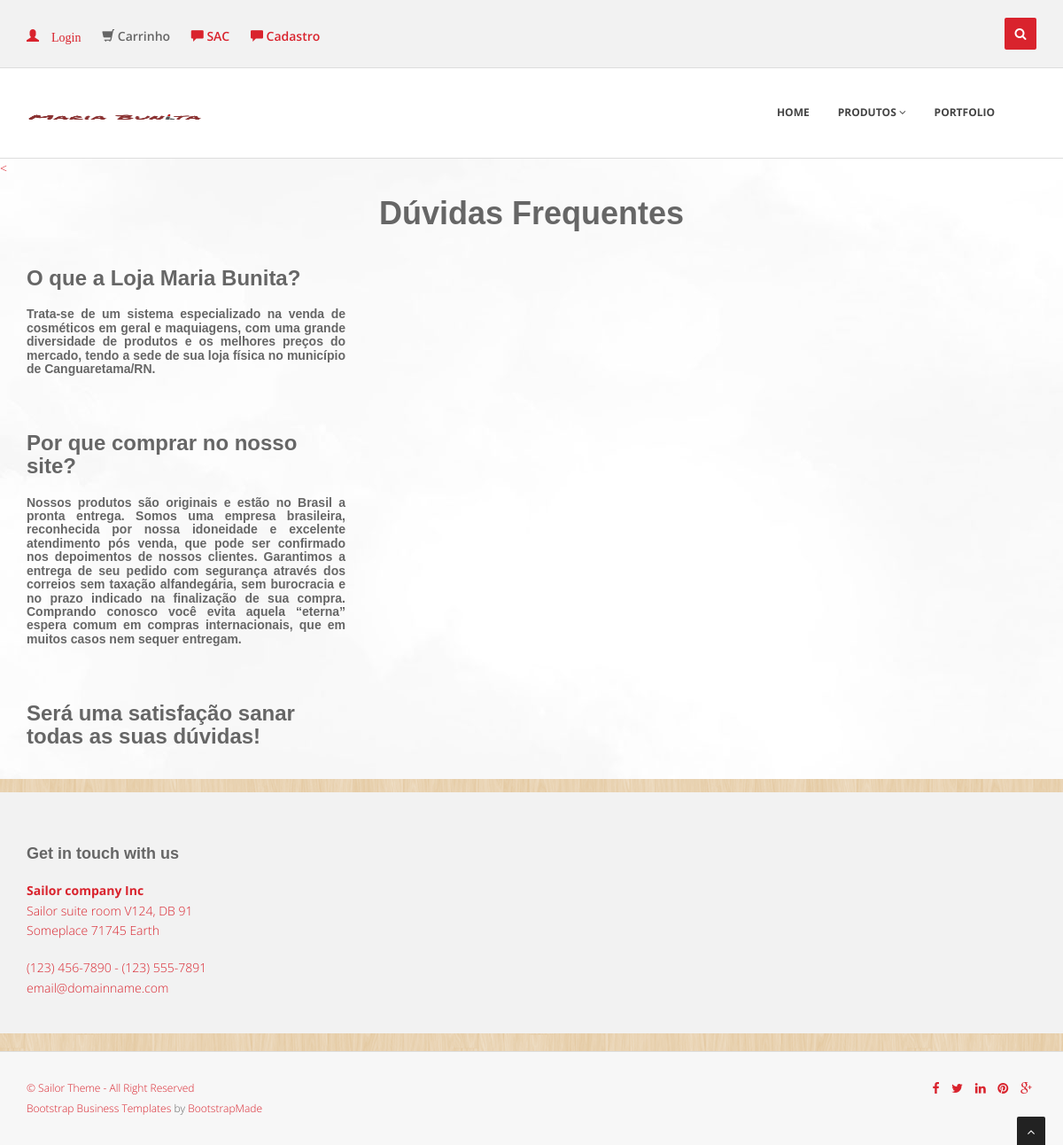
The page /sac/ on the database its author committed.
### core/models.py (models this page shows, shortened)
class Sac(models.Model):
    perguntas=models.CharField('Perguntas', max_length=500)
    resposta= models.CharField('Resposta', max_length=4000)
    class Meta:
        verbose_name='Sac'
        verbose_name_plural= 'Sac'

### core/views.py (the view)
# urls.py: url(r'^sac/$', views.sac, name="sac"),
def sac(request):
    sac= Sac.objects.all()
    context = {
    'sac' : sac
    }
    return render(request, 'sac.html', context)

### core/templates/sac.html (shortened to what this page needs)
{% extends "base.html" %}
{% load static %}
{% block conteudo %}
<<h1> <center>Dúvidas Frequentes </center></h1>
<div class="container">
<div class="row mt">
<div class="col-lg-4">
{% for sac1 in sac %}
<h3>{{sac1.perguntas}}</h3>
<h5 style= "text-align: justify;">{{sac1.resposta}}</h5>
<br/>
{%endfor%}
<h3>Será uma satisfação sanar todas as suas dúvidas!</h3>
</div>
</div>
</div>
{%endblock%}

### core/static/css/style.css (style rules this page uses)
body { font-family:'Open Sans', Arial, sans-serif; font-size:14px; font-weight:300; line-height:1.6em; color:#656565; }
h1,h2, h3, h4, h5, h6 { font-family:'Arial', sans-serif; font-weight:700; line-height:1.1em; color:#666; margin-bottom: 20px; }
.row,.row-fluid { margin-bottom:30px; }

### core/static/bodybg/bg1.css (style rules this page uses)
body { background: url(../img/bodybg/bg1.png) repeat left top; }

### rows shown on the page
Sac: perguntas "O que a Loja Maria Bunita?", resposta "Trata-se de um sistema especializado na venda de cosméticos em geral e maquiagens, com uma grande diversidade de produtos e os melhores preços do mercado, tendo a sede de sua loja física no município de Canguaretama/RN."
Sac: perguntas "Por que comprar no nosso site?", resposta "Nossos produtos são originais e estão no Brasil a pronta entrega. Somos uma empresa brasileira, reconhecida por nossa idoneidade e excelente atendimento pós venda, que pode ser confirmado nos depoimentos de nossos clientes. Garantimos a entrega de seu pedido com segurança através dos correios sem taxação alfandegária, sem burocracia e no prazo indicado na finalização de sua compra. Comprando conosco você evita aquela “eterna” espera comum em compras internacionais, que em muitos casos nem sequer entregam."
